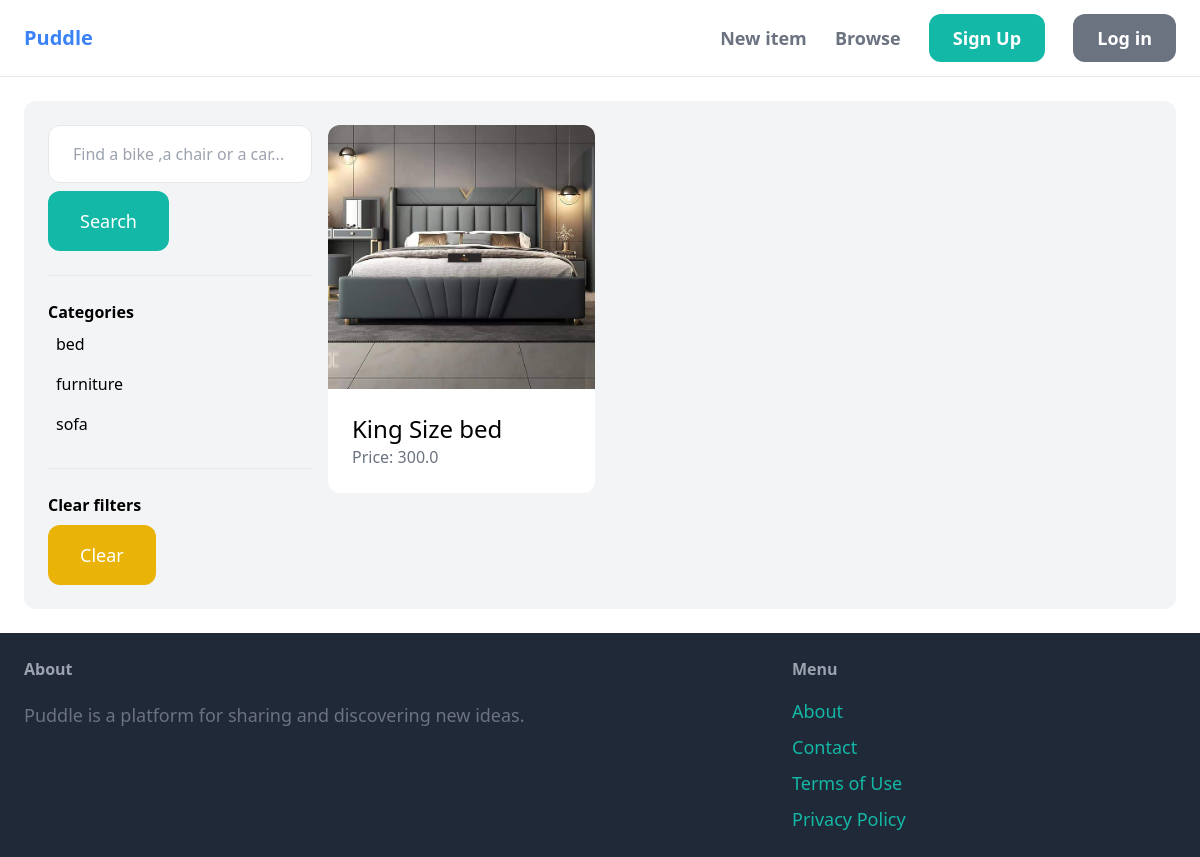
The app's page /items/, older data.
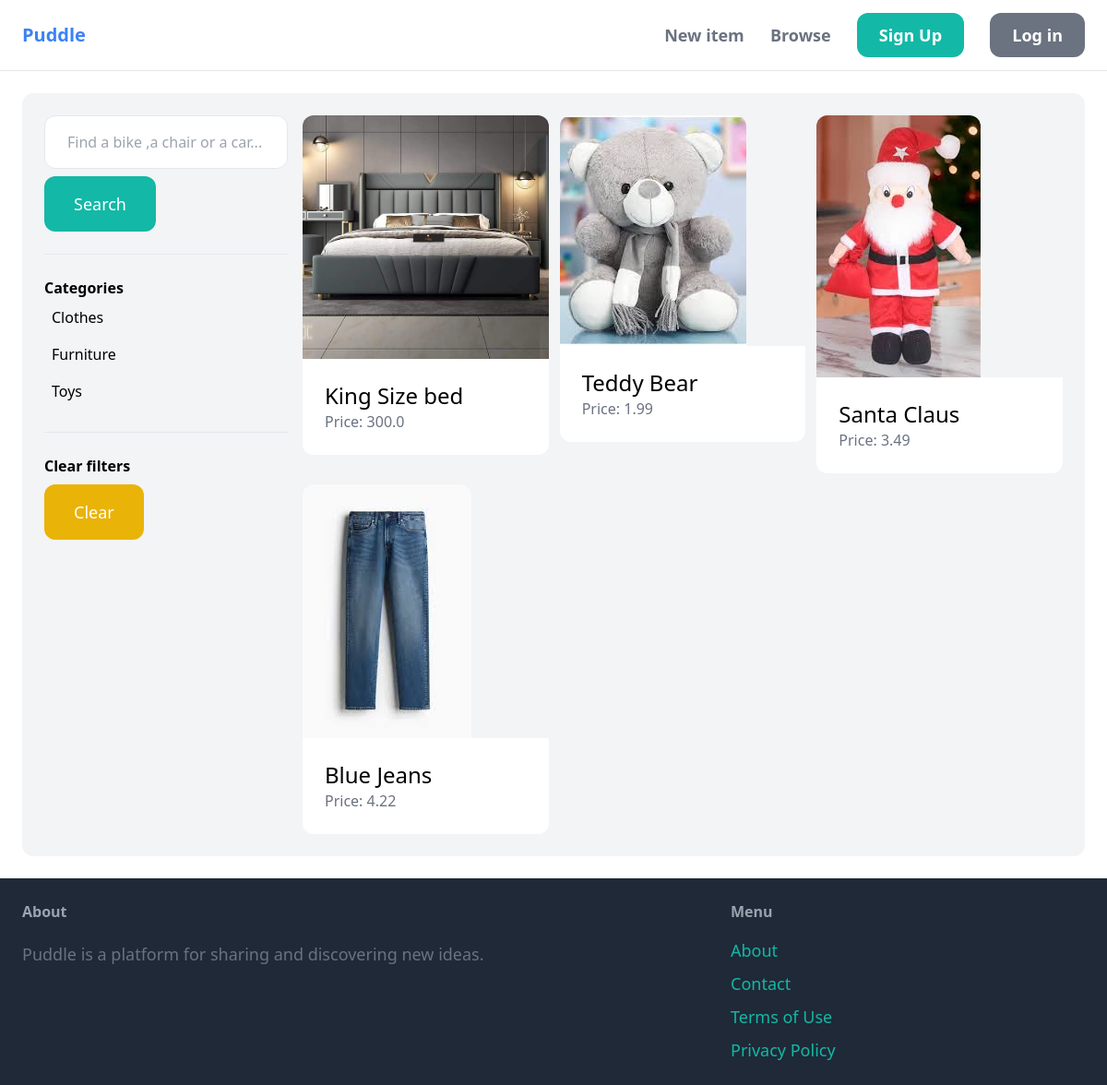
The same page, newer data.
### item/models.py (models this page shows, shortened)
class Category(models.Model):
    name = models.CharField(max_length=255)
    class Meta:
        ordering = ("name",)
        verbose_name_plural = "categories"

class Item(models.Model):
    category = models.ForeignKey(Category,related_name='items',on_delete=models.CASCADE)
    name = models.CharField(max_length=255)
    description = models.TextField(blank=True,null=True)
    price = models.FloatField()
    image = models.ImageField(upload_to='items_image',blank=True, null=True)
    is_sold = models.BooleanField(default=False)
    created_by = models.ForeignKey(User, related_name='items', on_delete=models.CASCADE)
    created_at = models.DateTimeField(auto_now_add=True)

### item/views.py (the view)
# urls.py: path('',views.items,name= 'items'),
def items(request):
    categories = Category.objects.all()
    category_id = request.GET.get('category',0)
    query = request.GET.get('query','')
    items = Item.objects.filter(is_sold=False)
    if query:
        items = items.filter(Q(name__icontains=query) | Q(description__icontains=query))
    if category_id:
        items = items.filter(category_id=category_id)
    return render(request, 'item/items.html',{
        'items' :items ,
        'query' : query ,
        'categories': categories ,
        'category_id': int(category_id) ,
    })

### item/templates/item/items.html (shortened to what this page needs)
{% extends 'core/base.html' %}
{% block content %}
<div class="pb-6 grid grid-cols-4 gap-4 bg-gray-100 rounded-xl p-6">
    <div class="col-span-1">
        <form action="{% url 'item:items' %}" method="get">
            <input name="query" class="w-full px-6 py-4 border rounded-xl" type="text" value="{{query}}" placeholder="Find a bike ,a chair or a car...">
            <button class="mt-2 py-4 px-8 text-lg bg-teal-500 text-white rounded-xl">Search</button>
        </form>
        <hr class="my-6">
        <p class="font-semibold">Categories</p>
        <ul>
            {% for category in categories %}
            <li class="py-2 px-2 rounded-xl{% if category.id == category_id %} bg-gray-200{% endif %}">
                <a href="{% url 'item:items' %}?query={{ query }}&category={{ category.id }}">{{category.name}}</a>
            </li>
            {% endfor %}
        </ul>
        <hr class="my-6">
        <p class="font-semibold">Clear filters</p>
        <ul>
            <li><a href="{% url 'item:items' %}" class="mt-2 py-4 px-8 inline-block bg-yellow-500 text-lg rounded-xl text-white">Clear</a></li>
        </ul>
    </div>
    <div class="col-span-3">
        <div class="grid grid-cols-3 gap-3">
            {% for item in items %}
            <div>
                <a href="{% url 'item:detail' item.id %}">
                    <div>
                        <img src="{{item.image.url}}" class="rounded-t-xl">
                    </div>
                    <div class="p-6 bg-white rounded-b-xl">
                        <h2 class="text-2xl">{{item.name}}</h2>
                        <p class="text-gray-500">Price: {{item.price}}</p>
                    </div>
                </a>
            </div>
            {% endfor %}
        </div>
    </div>
</div>
{% endblock %}

Row changes from the older to the newer data that the page shows:
changed Category: name "sofa" → "Clothes"; moves up the list
changed Category: name "furniture" → "Furniture"; moves down the list
changed Category: name "bed" → "Toys"
added Item: image (picture), name "Teddy Bear", price "1.99"
added Item: image (picture), name "Santa Claus", price "3.49"
added Item: image (picture), name "Blue Jeans", price "4.22"
